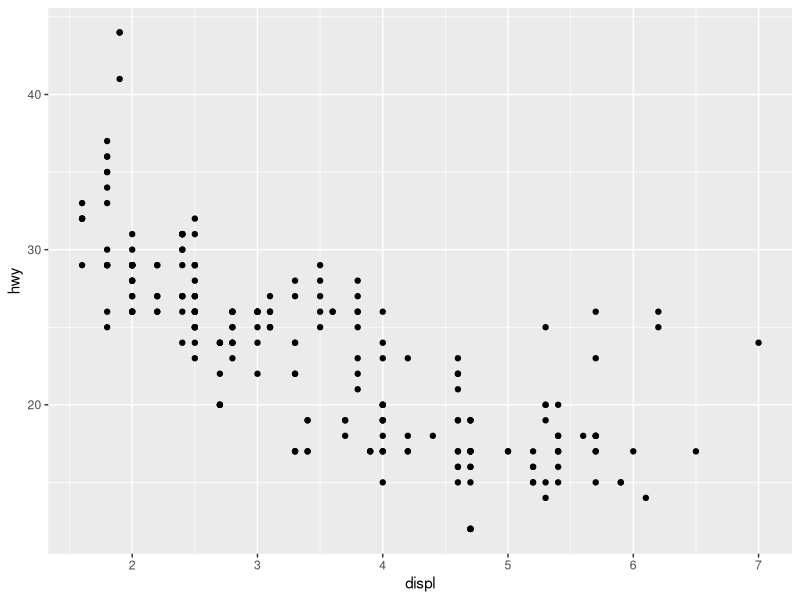
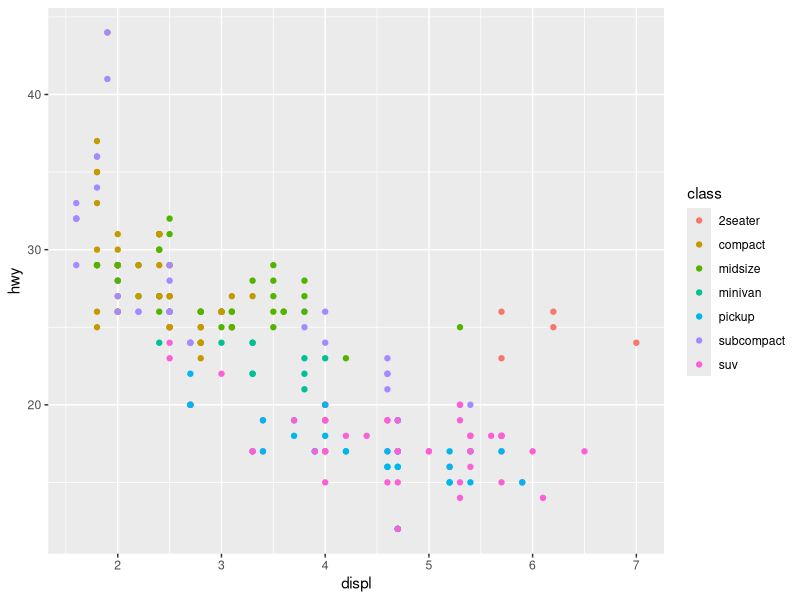
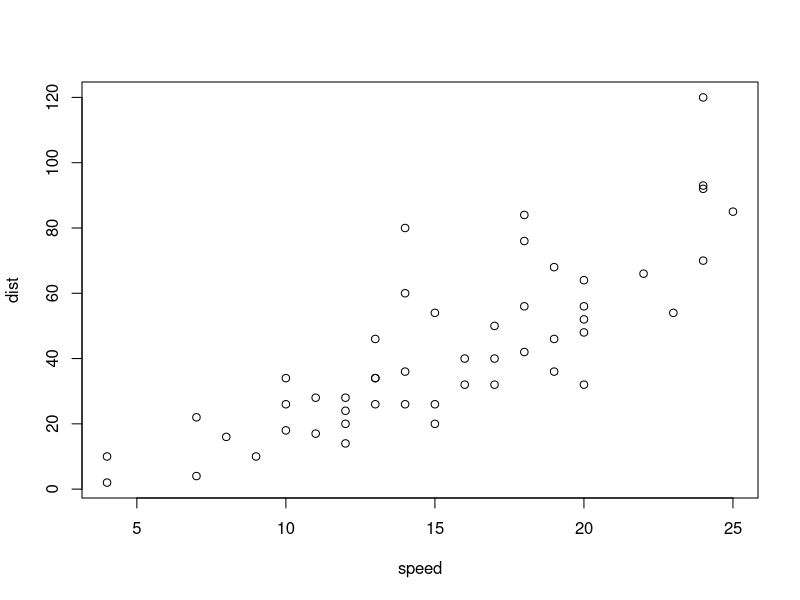

Reproduce these figures in R, in order.
## ---- chunk 1
require(tidyverse)
## ---- chunk 2
ggplot(data = mpg) + 
  geom_point(mapping = aes(x = displ, y = hwy))
## ---- chunk 3
ggplot(data = mpg) + 
  geom_point(mapping = aes(x = displ, y = hwy, color = class))
## ---- chunk 4
plot(cars)
